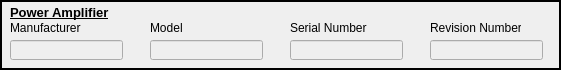
  <widget class="QFrame" name="frame_7">
   <property name="geometry">
    <rect>
     <x>10</x>
     <y>460</y>
     <width>561</width>
     <height>70</height>
    </rect>
   </property>
   <property name="frameShape">
    <enum>QFrame::Box</enum>
   </property>
   <property name="frameShadow">
    <enum>QFrame::Plain</enum>
   </property>
   <property name="lineWidth">
    <number>2</number>
   </property>
   <property name="midLineWidth">
    <number>1</number>
   </property>
   <widget class="QLineEdit" name="AMP_MANUFACTURER_FIELD">
    <property name="enabled">
     <bool>false</bool>
    </property>
    <property name="geometry">
     <rect>
      <x>10</x>
      <y>40</y>
      <width>113</width>
      <height>20</height>
     </rect>
    </property>
   </widget>
   <widget class="QLabel" name="label_32">
    <property name="geometry">
     <rect>
      <x>10</x>
      <y>20</y>
      <width>91</width>
      <height>16</height>
     </rect>
    </property>
    <property name="text">
     <string>Manufacturer</string>
    </property>
   </widget>
   <widget class="QLineEdit" name="AMP_MODELNUM_FIELD">
    <property name="enabled">
     <bool>false</bool>
    </property>
    <property name="geometry">
     <rect>
      <x>150</x>
      <y>40</y>
      <width>113</width>
      <height>20</height>
     </rect>
    </property>
   </widget>
   <widget class="QLabel" name="label_33">
    <property name="geometry">
     <rect>
      <x>150</x>
      <y>20</y>
      <width>81</width>
      <height>16</height>
     </rect>
    </property>
    <property name="text">
     <string>Model</string>
    </property>
   </widget>
   <widget class="QLabel" name="label_34">
    <property name="geometry">
     <rect>
      <x>290</x>
      <y>20</y>
      <width>81</width>
      <height>16</height>
     </rect>
    </property>
    <property name="text">
     <string>Serial Number</string>
    </property>
   </widget>
   <widget class="QLineEdit" name="AMP_SN_FIELD">
    <property name="enabled">
     <bool>false</bool>
    </property>
    <property name="geometry">
     <rect>
      <x>290</x>
      <y>40</y>
      <width>113</width>
      <height>20</height>
     </rect>
    </property>
   </widget>
   <widget class="QLabel" name="label_35">
    <property name="geometry">
     <rect>
      <x>430</x>
      <y>20</y>
      <width>91</width>
      <height>16</height>
     </rect>
    </property>
    <property name="text">
     <string>Revision Number</string>
    </property>
   </widget>
   <widget class="QLineEdit" name="AMP_REV_FIELD">
    <property name="enabled">
     <bool>false</bool>
    </property>
    <property name="geometry">
     <rect>
      <x>430</x>
      <y>40</y>
      <width>113</width>
      <height>20</height>
     </rect>
    </property>
   </widget>
   <widget class="QLabel" name="label_36">
    <property name="geometry">
     <rect>
      <x>10</x>
      <y>5</y>
      <width>141</width>
      <height>16</height>
     </rect>
    </property>
    <property name="autoFillBackground">
     <bool>false</bool>
    </property>
    <property name="frameShape">
     <enum>QFrame::NoFrame</enum>
    </property>
    <property name="frameShadow">
     <enum>QFrame::Plain</enum>
    </property>
    <property name="lineWidth">
     <number>0</number>
    </property>
    <property name="midLineWidth">
     <number>0</number>
    </property>
    <property name="text">
     <string>&lt;html&gt;&lt;head/&gt;&lt;body&gt;&lt;p&gt;&lt;span style=&quot; font-size:10pt; font-weight:600; text-decoration: underline;&quot;&gt;Power Amplifier&lt;/span&gt;&lt;/p&gt;&lt;/body&gt;&lt;/html&gt;</string>
    </property>
    <property name="openExternalLinks">
     <bool>false</bool>
    </property>
   </widget>
  </widget>
